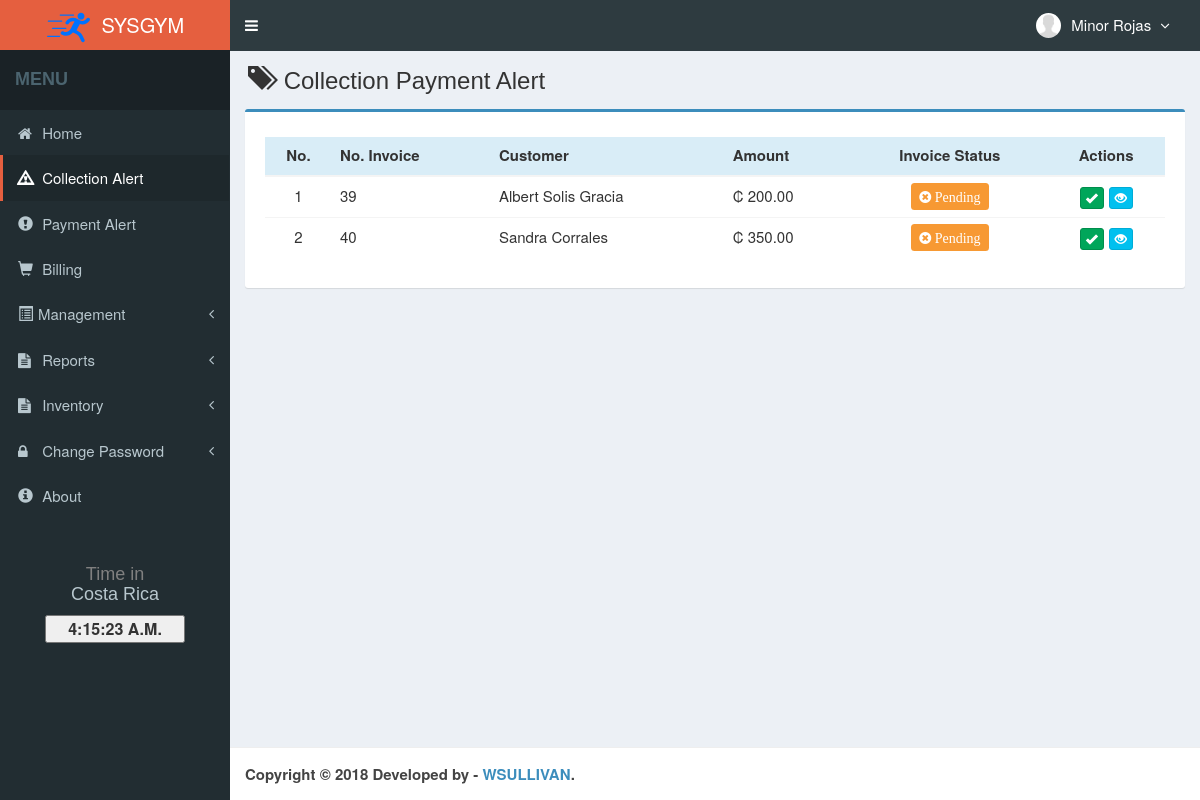
The page /main.php?module=collection_alert (signed in) on the database as committed earlier.
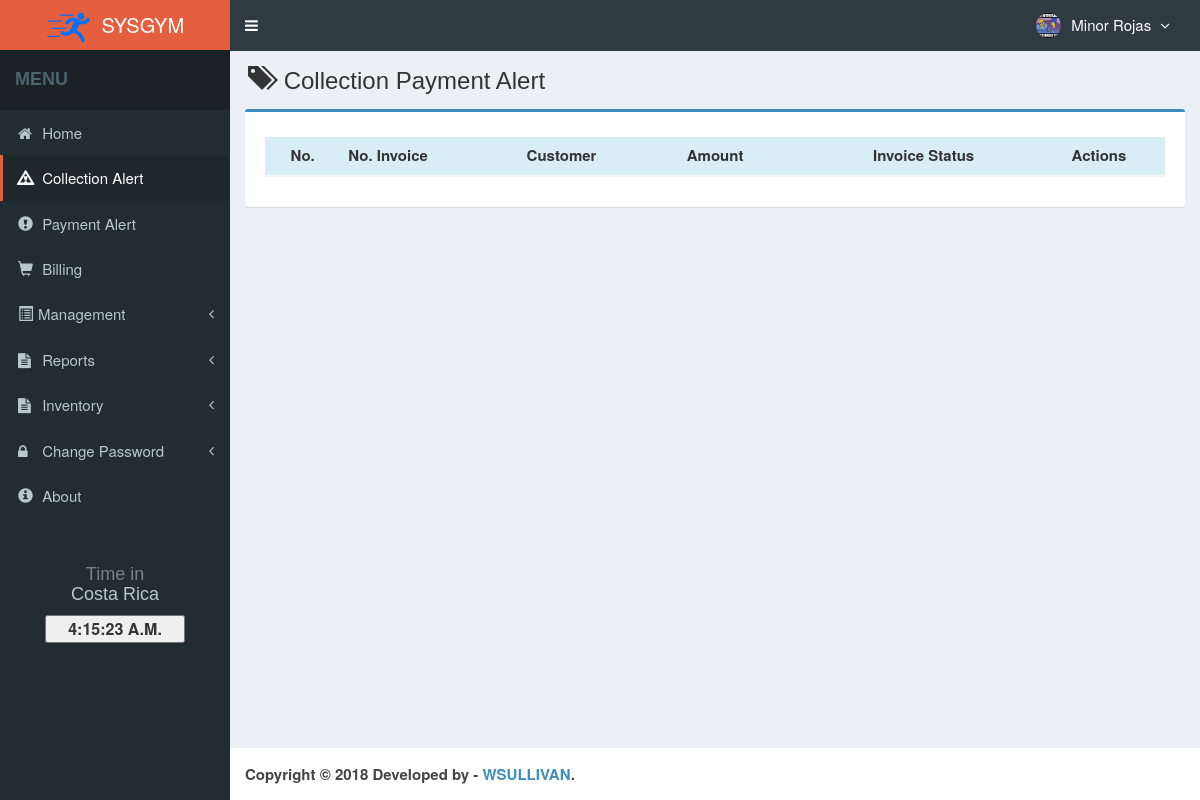
The same page on the database as committed later.
### tables this page shows
CREATE TABLE `factura` (
  `IDFactura` int(11) NOT NULL,
  `FechaFactura` datetime NOT NULL,
  `IDCliente` int(11) DEFAULT NULL,
  `Condicion` varchar(20) NOT NULL,
  `TotalVenta` decimal(8,1) NOT NULL,
  `EstadoFactura` varchar(20) NOT NULL,
  `Tipo` varchar(30) NOT NULL,
  `Estado` enum('Enabled','Disabled') NOT NULL DEFAULT 'Enabled',
  `created_user` int(11) NOT NULL,
  `created_at` timestamp NOT NULL DEFAULT CURRENT_TIMESTAMP,
  `updated_user` int(11) NOT NULL,
  `updated_at` timestamp NOT NULL DEFAULT CURRENT_TIMESTAMP ON UPDATE CURRENT_TIMESTAMP
);

CREATE TABLE `cliente` (
  `IDCliente` int(11) NOT NULL,
  `Cedula` varchar(15) NOT NULL,
  `NombreCompleto` varchar(50) NOT NULL,
  `Correo` varchar(50) NOT NULL,
  `Direccion` varchar(100) NOT NULL,
  `FechaNacimiento` date NOT NULL,
  `Sexo` varchar(20) NOT NULL,
  `Telefono1` varchar(20) DEFAULT NULL,
  `Telefono2` varchar(20) DEFAULT NULL,
  `Nacionalidad` varchar(30) NOT NULL,
  `Facebook` varchar(30) DEFAULT NULL,
  `Twitter` varchar(30) DEFAULT NULL,
  `Estado` enum('Enabled','Disabled') NOT NULL DEFAULT 'Enabled',
  `created_user` int(11) NOT NULL,
  `created_at` timestamp NOT NULL DEFAULT CURRENT_TIMESTAMP,
  `updated_user` int(11) NOT NULL,
  `updated_at` timestamp NOT NULL DEFAULT CURRENT_TIMESTAMP ON UPDATE CURRENT_TIMESTAMP
);

CREATE TABLE `usuario` (
  `IDUsuario` int(11) NOT NULL,
  `NombreUsuario` varchar(30) NOT NULL,
  `Contrasenia` varchar(60) NOT NULL,
  `Cedula` varchar(15) NOT NULL,
  `NombreCompleto` varchar(50) NOT NULL,
  `Correo` varchar(50) NOT NULL,
  `Telefono` varchar(20) NOT NULL,
  `Direccion` text NOT NULL,
  `Foto` varchar(100) DEFAULT NULL,
  `Role` varchar(15) NOT NULL,
  `Estado` enum('Enabled','Disabled') NOT NULL DEFAULT 'Enabled',
  `created_at` timestamp NOT NULL DEFAULT CURRENT_TIMESTAMP,
  `updated_at` timestamp NOT NULL DEFAULT CURRENT_TIMESTAMP ON UPDATE CURRENT_TIMESTAMP
);

### Module/collectionPayment/view.php (the view, shortened to what this page needs)
<?php
  if ($_SESSION['Role'] == "Admin") { ?>
    <section class="content-header">
      <h1>
        <i class="glyphicon glyphicon-tags icon-title"></i> Collection Payment Alert
      </h1>
    </section>
    <section class="content">
      <div class="row">
        <div class="col-md-12">
          <div class="box box-primary">
            <div class="box-body">
            <div class="table-responsive">
              <table id="dataTables1" class="table row-border table-hover">
                <thead>
                  <tr class="info">
                    <th class="center">No.</th>
                    <th>No. Invoice</th>
                    <th>Customer</th>
                    <th>Amount</th>
                    <th class="center">Invoice Status</th>
                    <th class="center">Actions</th>
                  </tr>
                </thead>
                <tbody>
                <?php
                $no = 1;
                $query = mysqli_query($mysqli, "SELECT factura.IDFactura,factura.FechaFactura,factura.IDCliente AS fclienteID,factura.Condicion,factura.TotalVenta,factura.EstadoFactura,cliente.IDCliente AS clienteID,cliente.NombreCompleto FROM factura,cliente WHERE factura.IDCliente=cliente.IDCliente AND factura.EstadoFactura='Pending' ORDER BY factura.IDFactura ASC") or die('error: '.mysqli_error($mysqli));
                while ($data = mysqli_fetch_assoc($query)) {
                  $amount_aux = $data['TotalVenta'];
                  $amount_aux = number_format($amount_aux,2);
                  if ($data['EstadoFactura'] == "Paid") {
                    $invoice_status_aux = "Paid";
                    $label_class = "label-success";
                  }
                  else{
                    $invoice_status_aux = "Pending";
                  }
                  echo "<tr style='width: auto;'>
                          <td class='center'>$no</td>
                          <td>$data[IDFactura]</td>
                          <td>$data[NombreCompleto]</td>
                          <td>₡ $amount_aux</td>";
                          if($data['EstadoFactura'] == "Paid"){?>
                            <td class="center"><span class="label" style="font-size: 14px;font-weight: bold;background-color: #00BA16;"><i class='icon fa fa-check-circle'> <?php echo $invoice_status_aux; ?></i></span></td>
                            <?php
                            }else{ ?>
                              <td class="center"><span class="label" style="font-size: 14px;font-weight: bold;background-color: #F79933;"><i class='icon fa fa-times-circle'> <?php echo $invoice_status_aux; ?></i></span></td>
                           <?php }
                            ?>
                          <td class="center">
                            <div>
                            <?php
                            echo "
                                <a data-toggle='tooltip' data-placement='top' title='PAY' style='margin-right:1px;' class='btn btn-success btn-xs' href='Module/collectionPayment/proses.php?act=pay&id=$data[IDFactura]'>
                                    <i style='color:#fff' class='glyphicon glyphicon-ok'></i>
                                </a>
                                <a data-toggle='tooltip' data-placement='top' title='VIEW'  class='btn btn-info btn-xs' href='?module=detailCollecttion&detail&id=$data[IDFactura]'>
                                    <i style='color:#fff' class='glyphicon glyphicon-eye-open'></i>
                                </a>
                            </div>
                          </td>
                        </tr>";
                  $no++; } ?>
                </tbody>
              </table>
              </div>
            </div>
          </div>
        </div>
      </div>
    </section>
  <?php } ?>

### top-menu.php (shortened to what this page needs)
<?php
require_once "Config/database.php";
  $query = mysqli_query($mysqli, "SELECT IDUsuario, NombreUsuario, Foto, Role,NombreCompleto FROM usuario
  WHERE IDUsuario='$_SESSION[IDUsuario]'");
  $data = mysqli_fetch_assoc($query);
?>
<li class="dropdown user user-menu">
  <a href="#" class="dropdown-toggle" data-toggle="dropdown">
  <?php
  if ($data['Foto']=="") { ?>
    <img src="Content/images/user/user-default.png" class="user-image" alt="User Image"/>
  <?php
  }
  else { ?>
    <img src="Content/images/user/<?php echo $data['Foto']; ?>" class="user-image" alt="User Image"/>
  <?php
  }
  ?>
    <span class="hidden-xs"><?php echo $data['NombreCompleto']; ?> <i style="margin-left:5px" class="fa fa-angle-down"></i></span>
  </a>
</li>

Rows that differ between the two databases and show on the page:
removed factura: IDFactura "39", IDCliente.NombreCompleto "Albert Solis Gracia", TotalVenta "200.00", EstadoFactura "Pending"
removed factura: IDFactura "40", IDCliente.NombreCompleto "Sandra Corrales", TotalVenta "350.00", EstadoFactura "Pending"
changed usuario "Minor Rojas": Foto: picture added
